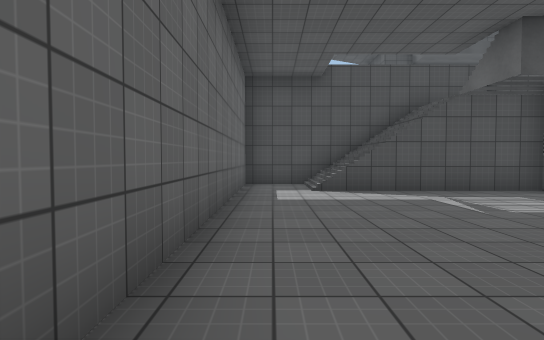
view 1 (above)

20 first-person views from a walk through a Unity game level. The camera is 1.3 m above the floor, tilts 2° down and sees 80° across. The floor is counted in squares, 2 m on a side. Each view is taken from the middle of a square. On the plan, view 1 faces up. The plan holds only what a view shows up to about 10 squares ahead; the rest is blank. The place goes on beyond the plan. The player is left out. Some animated figures are not drawn. Surface patterns are stand-ins for the level's own textures.

view 2
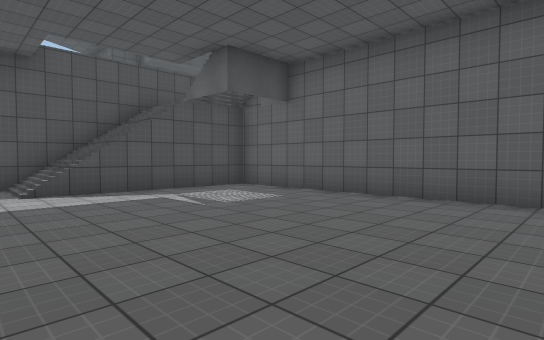

view 3
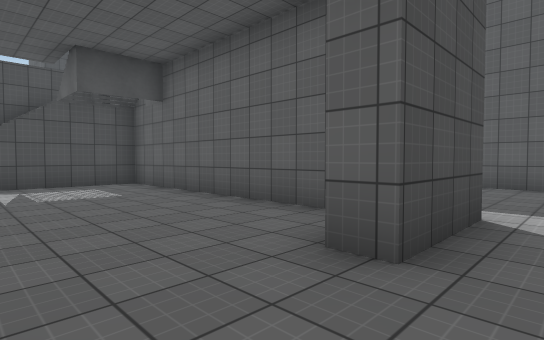

view 4
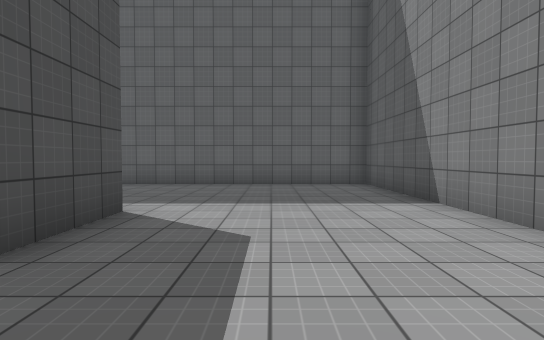

view 5
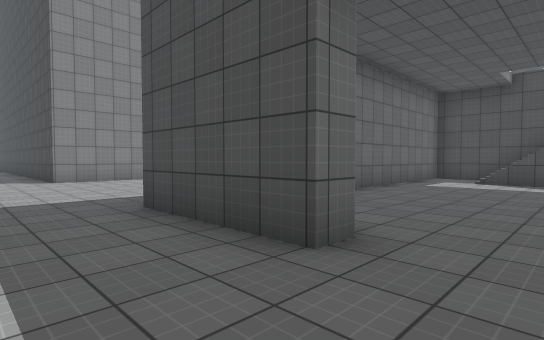

view 6
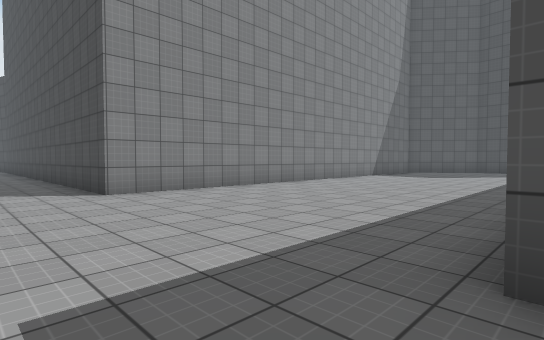

view 7
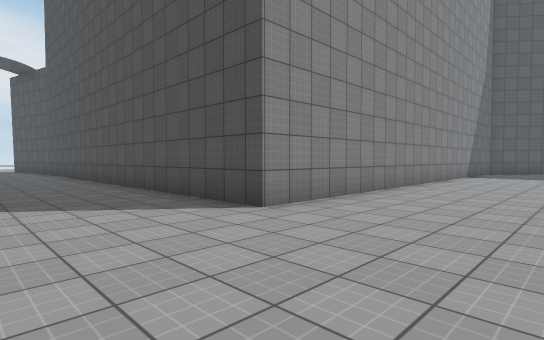

view 8
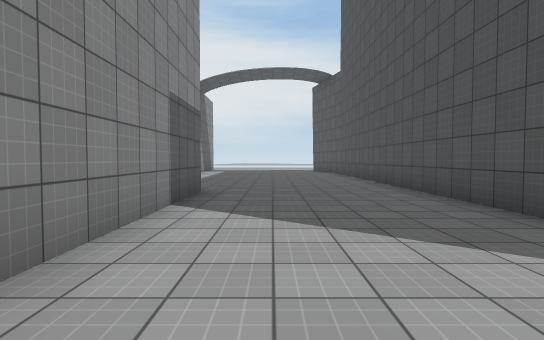

view 9
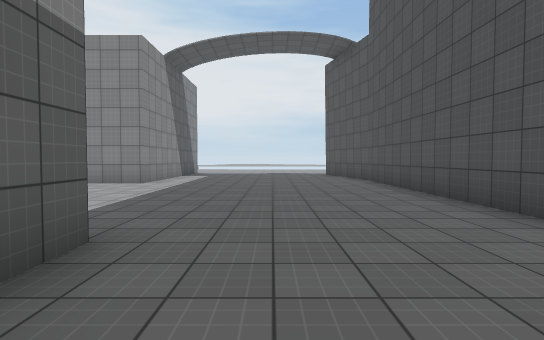

view 10
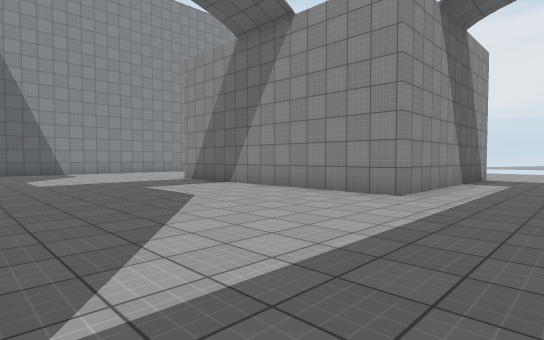

view 11
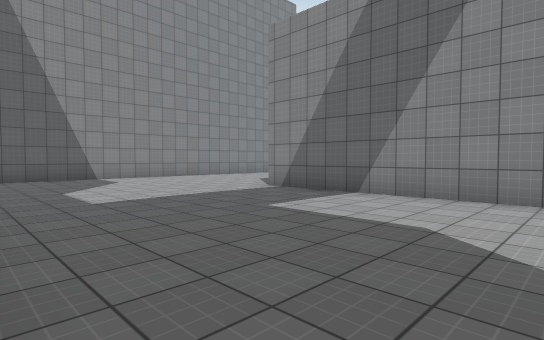

view 12
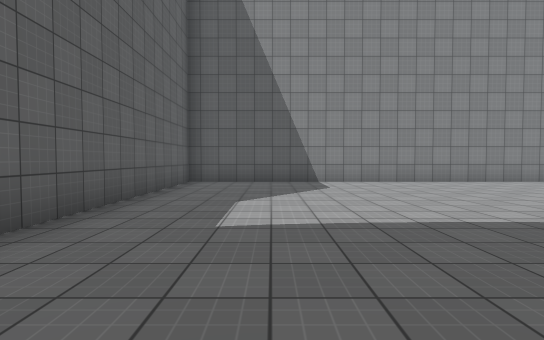

view 13
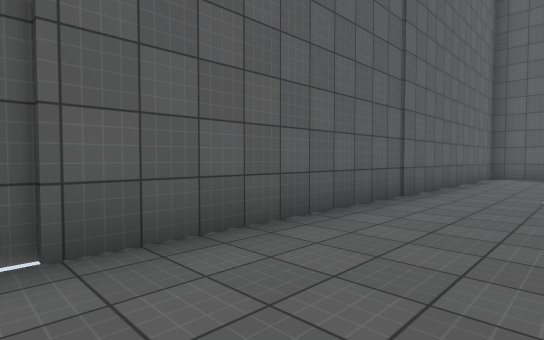

view 14
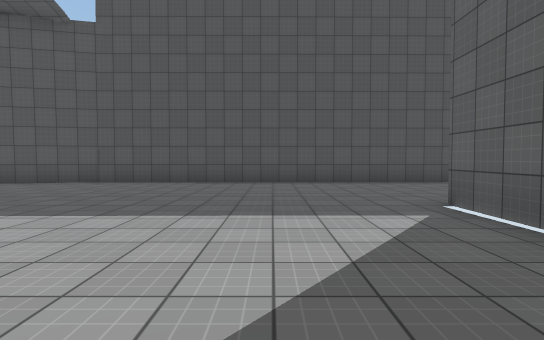

view 15
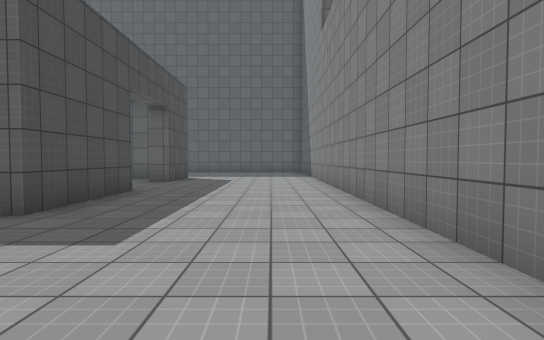

view 16
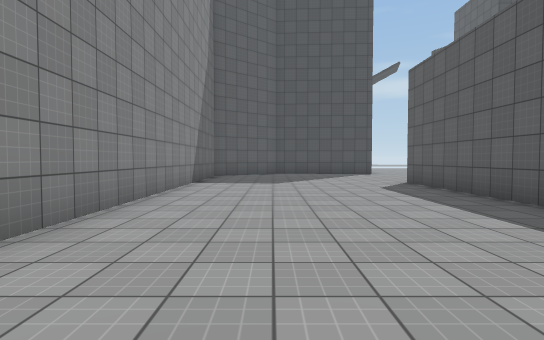

view 17
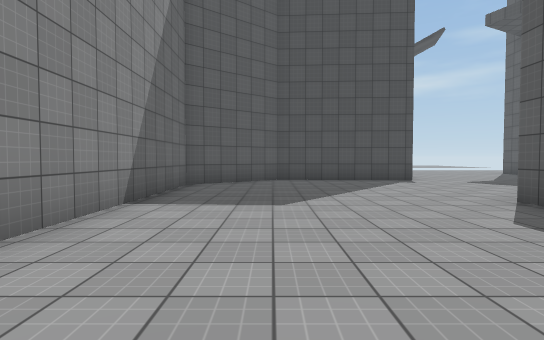

view 18
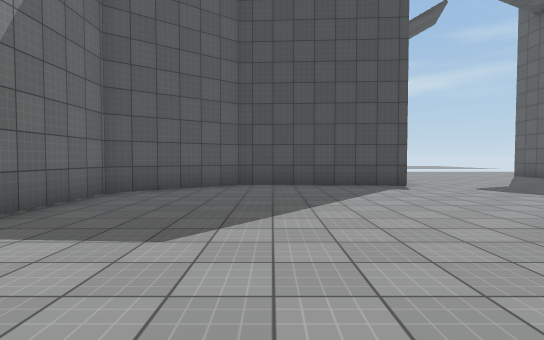

view 19
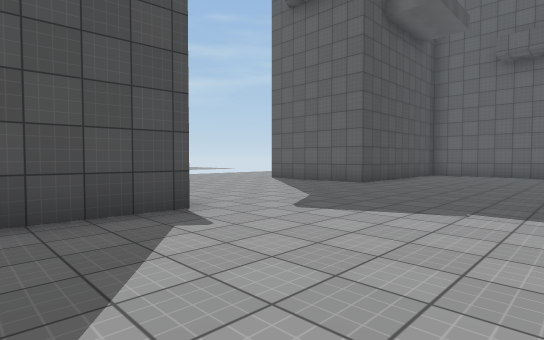

view 20
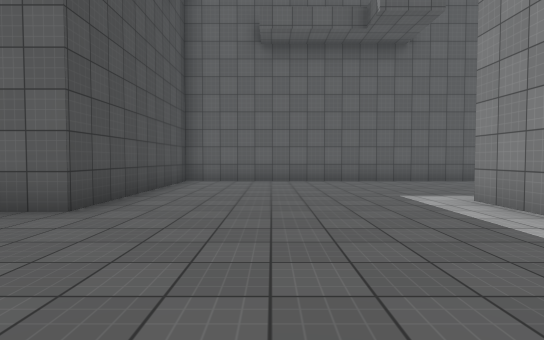

### Floor plan
Points are (right, up) in squares from view 1. A wall is a line through its corners. A room is listed if a view was taken in it or the views show most of it. See-through windows are left out.
Room 1 (views 1, 2)
walls: (5.5, 6.5) (2.9, 6.5); (5.5, 0.4) (5.5, 8.3) (-0.7, 8.3) (-0.7, 0.8)
ways out: opening at (2.5, -1) to room 2
Room 2 (views 3, 4, 5, 6, 7, 8, 9, 10, 11, 12, 13, 14, 15, 16, 17, 18, 19, 20)
walls: (-3.4, -5.4) (10.3, -5.4) (10.3, 0.9); (-1.3, 4.4) (-1.3, 9); (1.6, -0.5) (1.6, -1.2) (-1.4, -1.2); (6, -1.2) (3.9, -1.2) (3.9, -0.5); (4.6, 8.9) (6, 8.9); (-19.7, -1) (-20.5, -1.2); (-0.7, 13.8) (-4.8, 14) (-7.1, 12.1) (-7.1, -1.2) (-19.8, -1.2); (-20.5, -7.4) (-18.6, -7.4) (-18.6, -14.8); (10.3, 6.1) (10.3, 14.5) (5, 14.5) (5, 15.5); (-20.5, -20.1) (-12.6, -20.1) (-12.6, -5.4) (-7.6, -5.4)
ways out: opening at (2.5, -1) to room 1

Positions as (right, up) in squares from view 1, and headings:
1: (0, 0), facing up
2: (0, 0), facing up-right
3: (2, -2), facing up-right
4: (2, -3), facing right
5: (3, -3), facing up-left
6: (-1, -3), facing up-left
7: (-4, -4), facing up-left
8: (-6, -4), facing left
9: (-10, -4), facing left
10: (-13, -5), facing down-left
11: (-13, -9), facing down-left
12: (-15, -11), facing down
13: (-15, -8), facing down-right
14: (-15, -10), facing up
15: (-5, -4), facing right
16: (-5, 0), facing up
17: (-5, 4), facing up
18: (-4, 6), facing up
19: (-3, 10), facing up-right
20: (1, 12), facing right
